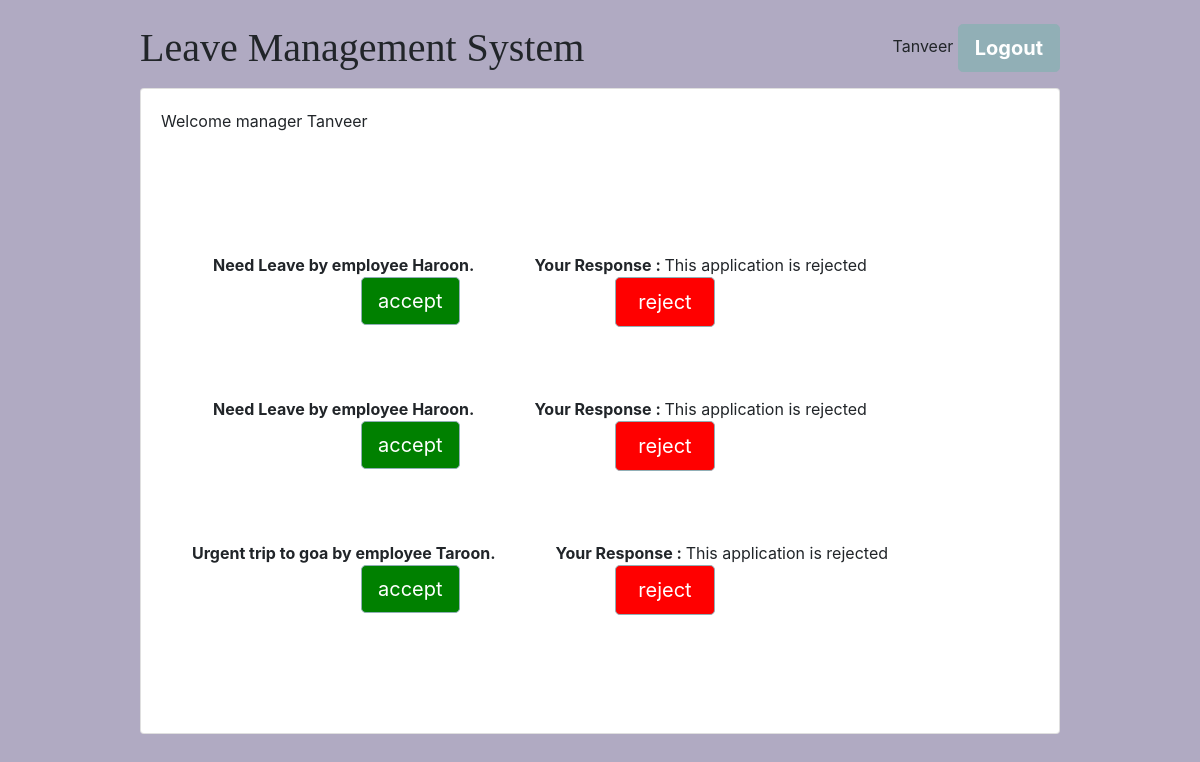
Screenshot of /Showapp (signed in) with the database file from the repository.
### classroom/models.py (models this page shows)
class User(AbstractUser):
    is_student = models.BooleanField(default=False)
    is_teacher = models.BooleanField(default=False)

class StudentLeaveApp(models.Model):
    user = models.ForeignKey(Student,on_delete=models.CASCADE)
    to_teacher = models.ForeignKey(Teacher,on_delete=models.CASCADE)
    content = models.CharField(max_length=1000)
    status = models.CharField(max_length=100,null=True)

class Student(models.Model):
    user = models.OneToOneField(User, on_delete=models.CASCADE, primary_key=True)
    def __str__(self):
        return self.user.username

### classroom/views/teachers.py (the view)
# urls.py: path('Showapp',teachers.ShowApp,name='Showapp'),
def ShowApp(request): # It will show all application send from students
    teacher = Teacher.objects.filter(user=request.user).first()
    app = StudentLeaveApp.objects.filter(to_teacher = teacher).all()
    app1 = StudentLeaveApp.objects.filter(to_teacher = teacher).all()
    app2 = StudentLeaveApp.objects.filter(id=request.POST.get('answer')).all()
    for items in app2:
        items.status = request.POST.get('status')
        items.save()
    context = { 'app':app }
    return render(request,'ShowApp.html',context)

### templates/ShowApp.html (shortened to what this page needs)
{% extends 'base.html' %}
{% block content %}
Welcome manager {{user.username}}
<div class="row" style="margin-top:50px;margin-bottom:50px;">
    <div class="col-md-12">
        {% for s in app %}
          <form method="POST">
            <center style="margin-left:-120px;margin-top:70px "><strong>{{ s.content }} by employee {{s.user}}.</strong><strong style="margin-left:60px;">Your Response : </strong> This application is {{ s.status }}ed</center>
            <div class="row">
                <div class="col-md-6" style="margin-left:200px;">
                    <input class="btn btn-student btn-lg" style="background-color:green;" type="submit" value="accept" name="status">
                </div>
                <div class="col-md-6" style="margin-left: -200px;">
                    <input class="btn btn-student btn-lg" style="background-color:red;height:50px; width: 100px;" type="submit" value="reject" name="status">
                </div>
        </div>
            </form>
          {% endfor %}
        </div>
    </div>
<br><br>
{% endblock %}

### templates/base.html (shortened to what this page needs)
{% load static %}<!doctype html>
<html lang="en">
  <head>
    <link rel="stylesheet" href="{% static 'css/bootstrap.min.css' %}">
    <link rel="stylesheet" type="text/css" href="{% static 'vendor/fontello-2f186091/css/fontello.css' %}">
    <link rel="stylesheet" type="text/css" href="{% static 'css/app.css' %}">
    {% if user.is_authenticated and user.is_teacher %}
      <link rel="stylesheet" type="text/css" href="{% static 'css/teachers.css' %}">
    {% else %}
      <link rel="stylesheet" type="text/css" href="{% static 'css/students.css' %}">
    {% endif %}
  </head>
  <body>
    <div class="container my-4">
      <div class="row justify-content-center">
        <div class="col-md-10 col-sm-12">
          <div class="row">
            <div class="col-6">
              <h1 class="logo">
                <a href="{% url 'home' %}">
                  Leave Management System
                </a>
              </h1>
            </div>
            <div class="col-6 text-right">
              {% if user.is_authenticated %}
              <p>{{ user.username }} <a href="logout" class="btn btn-student btn-lg" role="button"> <strong> Logout </strong></a></p>
              {% else %}
                <a href="{% url 'login' %}" class="btn btn-light" role="button">Log in</a>
                <a href="{% url 'signup' %}" class="btn btn-primary" role="button">Sign up</a>
              {% endif %}
            </div>
          </div>
          <div class="card mb-3">
            <div class="card-body">
              {% block content %}
              {% endblock %}
            </div>
          </div>
        </div>
      </div>
    </div>
  </body>
</html>

### static/css/app.css (style rules this page uses)
.logo { font-family: 'Clicker Script', cursive; }
.logo a { color: #212529; text-decoration: none; }
.btn-student { color: #fff; background-color: #91afb6; border-color: #91afb6; }

### static/css/teachers.css (style rules this page uses)
body { background-color: #b0aac2; }

### rows the page displays
User: username "Tanveer"
StudentLeaveApp: content "Need Leave", user "Haroon", status "reject"
StudentLeaveApp: content "Need Leave", user "Haroon", status "reject"
StudentLeaveApp: content "Urgent trip to goa", user "Taroon", status "reject"
